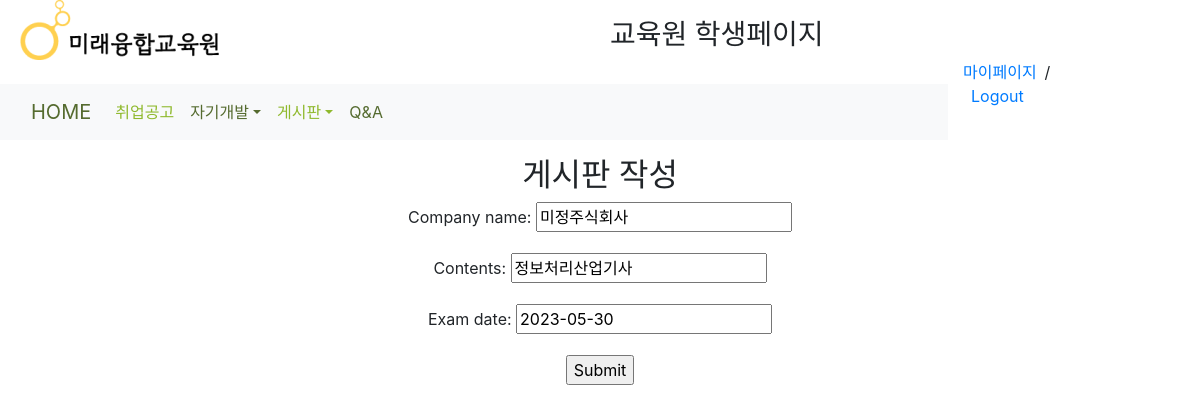
/job_posting/edit/15 (signed in), run on the app's committed database.
### job_posting/models.py (models this page shows, shortened)
class Certification(models.Model):
    company_name = models.CharField(max_length=50)
    contents = models.CharField(max_length=50)
    exam_date = models.DateField()
    d_day = models.DateField()
    @property
    def d_day(self):
        delta = self.exam_date - date.today()
        return delta.days

### job_posting/views.py (the view)
# urls.py: path('edit/<int:pk>', views.Job_postingUpdate.as_view(), name='job_posting_edit'),
class Job_postingUpdate(UpdateView):
    model = Certification
    form_class = CertificationForm
    success_url = reverse_lazy('job_posting:job_posting')
    @method_decorator(user_passes_test(is_superuser))
    def dispatch(self, request, *args, **kwargs):
        return super().dispatch(request, *args, **kwargs)

### job_posting/forms.py
class CertificationForm(forms.ModelForm):
    class Meta:
        model = Certification
        fields = ('company_name', 'contents', 'exam_date')

### job_posting/views.py (called while the page is built)
def is_superuser(user):  # superuser 확인
    return user.is_superuser

### job_posting/templates/job_posting/certification_form.html (shortened to what this page needs)
{% extends "base.html" %}
{% load static %}
{% block explain_contents %}
<div align="center">
  <h2>게시판 작성</h2>
  <form method="post">{% csrf_token %}
  {{ form.as_p }}
  <input type="submit" value="Submit" />
  </form>
</div>
{% endblock explain_contents %}

### data on the page
Certification: company_name "미정주식회사", contents "정보처리산업기사", exam_date "2023-05-30"
